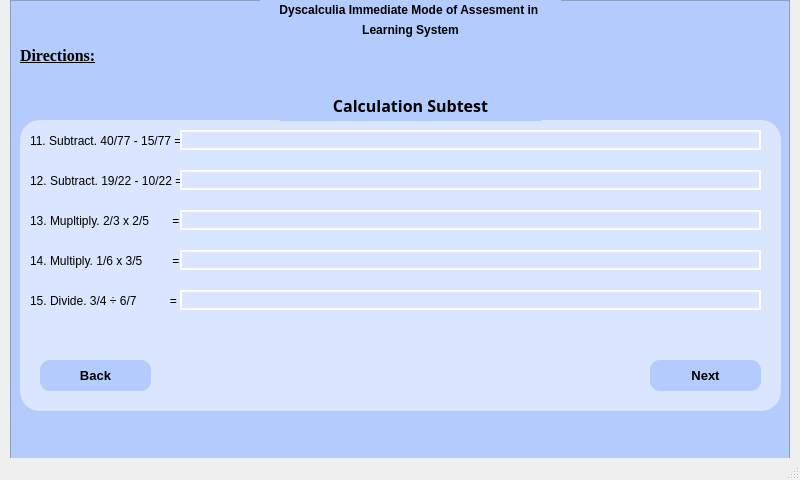
<?xml version="1.0" encoding="UTF-8"?>
<ui version="4.0">
 <class>MainWindow</class>
 <widget class="QMainWindow" name="MainWindow">
  <property name="geometry">
   <rect>
    <x>0</x>
    <y>0</y>
    <width>800</width>
    <height>480</height>
   </rect>
  </property>
  <property name="windowTitle">
   <string>MainWindow</string>
  </property>
  <widget class="QWidget" name="centralwidget">
   <widget class="QFrame" name="frame">
    <property name="geometry">
     <rect>
      <x>10</x>
      <y>0</y>
      <width>780</width>
      <height>480</height>
     </rect>
    </property>
    <property name="styleSheet">
     <string notr="true">background-color: rgb(180, 203, 253);</string>
    </property>
    <property name="frameShape">
     <enum>QFrame::StyledPanel</enum>
    </property>
    <property name="frameShadow">
     <enum>QFrame::Raised</enum>
    </property>
    <widget class="QLabel" name="label">
     <property name="geometry">
      <rect>
       <x>250</x>
       <y>0</y>
       <width>301</width>
       <height>20</height>
      </rect>
     </property>
     <property name="font">
      <font>
       <weight>75</weight>
       <bold>true</bold>
       <underline>false</underline>
      </font>
     </property>
     <property name="text">
      <string>Dyscalculia Immediate Mode of Assesment in </string>
     </property>
     <property name="alignment">
      <set>Qt::AlignCenter</set>
     </property>
     <property name="wordWrap">
      <bool>false</bool>
     </property>
    </widget>
    <widget class="QLabel" name="label_2">
     <property name="geometry">
      <rect>
       <x>250</x>
       <y>20</y>
       <width>301</width>
       <height>20</height>
      </rect>
     </property>
     <property name="font">
      <font>
       <weight>75</weight>
       <bold>true</bold>
       <underline>false</underline>
      </font>
     </property>
     <property name="text">
      <string>Learning System</string>
     </property>
     <property name="alignment">
      <set>Qt::AlignCenter</set>
     </property>
     <property name="wordWrap">
      <bool>false</bool>
     </property>
    </widget>
    <widget class="QLabel" name="label_3">
     <property name="geometry">
      <rect>
       <x>10</x>
       <y>40</y>
       <width>91</width>
       <height>31</height>
      </rect>
     </property>
     <property name="font">
      <font>
       <family>Times New Roman</family>
       <pointsize>12</pointsize>
       <weight>75</weight>
       <bold>true</bold>
       <underline>true</underline>
      </font>
     </property>
     <property name="mouseTracking">
      <bool>false</bool>
     </property>
     <property name="text">
      <string>Directions:</string>
     </property>
    </widget>
    <widget class="QFrame" name="frame_2">
     <property name="geometry">
      <rect>
       <x>10</x>
       <y>120</y>
       <width>761</width>
       <height>291</height>
      </rect>
     </property>
     <property name="styleSheet">
      <string notr="true">background-color: rgb(218, 229, 255);
border-radius: 20px;</string>
     </property>
     <property name="frameShape">
      <enum>QFrame::StyledPanel</enum>
     </property>
     <property name="frameShadow">
      <enum>QFrame::Raised</enum>
     </property>
     <widget class="QLabel" name="label_5">
      <property name="geometry">
       <rect>
        <x>10</x>
        <y>10</y>
        <width>741</width>
        <height>21</height>
       </rect>
      </property>
      <property name="text">
       <string>11. Subtract. 40/77 - 15/77 = </string>
      </property>
     </widget>
     <widget class="QLabel" name="label_6">
      <property name="geometry">
       <rect>
        <x>10</x>
        <y>50</y>
        <width>741</width>
        <height>21</height>
       </rect>
      </property>
      <property name="text">
       <string>12. Subtract. 19/22 - 10/22 =  </string>
      </property>
     </widget>
     <widget class="QLabel" name="label_7">
      <property name="geometry">
       <rect>
        <x>10</x>
        <y>90</y>
        <width>741</width>
        <height>21</height>
       </rect>
      </property>
      <property name="text">
       <string>13. Mupltiply. 2/3 x 2/5       = </string>
      </property>
     </widget>
     <widget class="QLabel" name="label_8">
      <property name="geometry">
       <rect>
        <x>10</x>
        <y>130</y>
        <width>741</width>
        <height>21</height>
       </rect>
      </property>
      <property name="text">
       <string>14. Multiply. 1/6 x 3/5         = </string>
      </property>
     </widget>
     <widget class="QLabel" name="label_9">
      <property name="geometry">
       <rect>
        <x>10</x>
        <y>170</y>
        <width>741</width>
        <height>21</height>
       </rect>
      </property>
      <property name="text">
       <string>15. Divide. 3/4 ÷ 6/7          =</string>
      </property>
     </widget>
     <widget class="QPushButton" name="pushButton">
      <property name="geometry">
       <rect>
        <x>20</x>
        <y>240</y>
        <width>111</width>
        <height>31</height>
       </rect>
      </property>
      <property name="font">
       <font>
        <pointsize>10</pointsize>
        <weight>75</weight>
        <bold>true</bold>
       </font>
      </property>
      <property name="cursor">
       <cursorShape>PointingHandCursor</cursorShape>
      </property>
      <property name="styleSheet">
       <string notr="true">background-color: rgb(180, 203, 253);
border-radius: 10px;</string>
      </property>
      <property name="text">
       <string>Back</string>
      </property>
     </widget>
     <widget class="QPushButton" name="pushButton_2">
      <property name="geometry">
       <rect>
        <x>630</x>
        <y>240</y>
        <width>111</width>
        <height>31</height>
       </rect>
      </property>
      <property name="font">
       <font>
        <pointsize>10</pointsize>
        <weight>75</weight>
        <bold>true</bold>
        <kerning>true</kerning>
       </font>
      </property>
      <property name="cursor">
       <cursorShape>PointingHandCursor</cursorShape>
      </property>
      <property name="acceptDrops">
       <bool>false</bool>
      </property>
      <property name="styleSheet">
       <string notr="true">background-color: rgb(180, 203, 253);
border-radius: 10px;</string>
      </property>
      <property name="text">
       <string>Next</string>
      </property>
      <property name="autoDefault">
       <bool>false</bool>
      </property>
     </widget>
     <widget class="QLineEdit" name="lineEdit">
      <property name="geometry">
       <rect>
        <x>160</x>
        <y>10</y>
        <width>581</width>
        <height>20</height>
       </rect>
      </property>
      <property name="styleSheet">
       <string notr="true">QLineEdit {
	border: 2px solid #FFFFFF;
}

QLineEdit:focus{
	border: 2px solid #000000
}</string>
      </property>
     </widget>
     <widget class="QLineEdit" name="lineEdit_2">
      <property name="geometry">
       <rect>
        <x>160</x>
        <y>50</y>
        <width>581</width>
        <height>20</height>
       </rect>
      </property>
      <property name="styleSheet">
       <string notr="true">QLineEdit {
	border: 2px solid #FFFFFF;
}

QLineEdit:focus{
	border: 2px solid #000000
}</string>
      </property>
     </widget>
     <widget class="QLineEdit" name="lineEdit_3">
      <property name="geometry">
       <rect>
        <x>160</x>
        <y>90</y>
        <width>581</width>
        <height>20</height>
       </rect>
      </property>
      <property name="styleSheet">
       <string notr="true">QLineEdit {
	border: 2px solid #FFFFFF;
}

QLineEdit:focus{
	border: 2px solid #000000
}</string>
      </property>
     </widget>
     <widget class="QLineEdit" name="lineEdit_4">
      <property name="geometry">
       <rect>
        <x>160</x>
        <y>130</y>
        <width>581</width>
        <height>20</height>
       </rect>
      </property>
      <property name="styleSheet">
       <string notr="true">QLineEdit {
	border: 2px solid #FFFFFF;
}

QLineEdit:focus{
	border: 2px solid #000000
}</string>
      </property>
     </widget>
     <widget class="QLineEdit" name="lineEdit_5">
      <property name="geometry">
       <rect>
        <x>160</x>
        <y>170</y>
        <width>581</width>
        <height>20</height>
       </rect>
      </property>
      <property name="styleSheet">
       <string notr="true">QLineEdit {
	border: 2px solid #FFFFFF;
}

QLineEdit:focus{
	border: 2px solid #000000
}</string>
      </property>
     </widget>
    </widget>
    <widget class="QLabel" name="label_4">
     <property name="geometry">
      <rect>
       <x>270</x>
       <y>90</y>
       <width>261</width>
       <height>31</height>
      </rect>
     </property>
     <property name="font">
      <font>
       <family>Baskerville Old Face</family>
       <pointsize>12</pointsize>
       <weight>75</weight>
       <bold>true</bold>
       <underline>false</underline>
      </font>
     </property>
     <property name="mouseTracking">
      <bool>false</bool>
     </property>
     <property name="text">
      <string>Calculation Subtest</string>
     </property>
     <property name="alignment">
      <set>Qt::AlignCenter</set>
     </property>
    </widget>
   </widget>
  </widget>
  <widget class="QMenuBar" name="menubar">
   <property name="geometry">
    <rect>
     <x>0</x>
     <y>0</y>
     <width>800</width>
     <height>21</height>
    </rect>
   </property>
  </widget>
  <widget class="QStatusBar" name="statusbar"/>
 </widget>
 <resources/>
 <connections/>
</ui>
